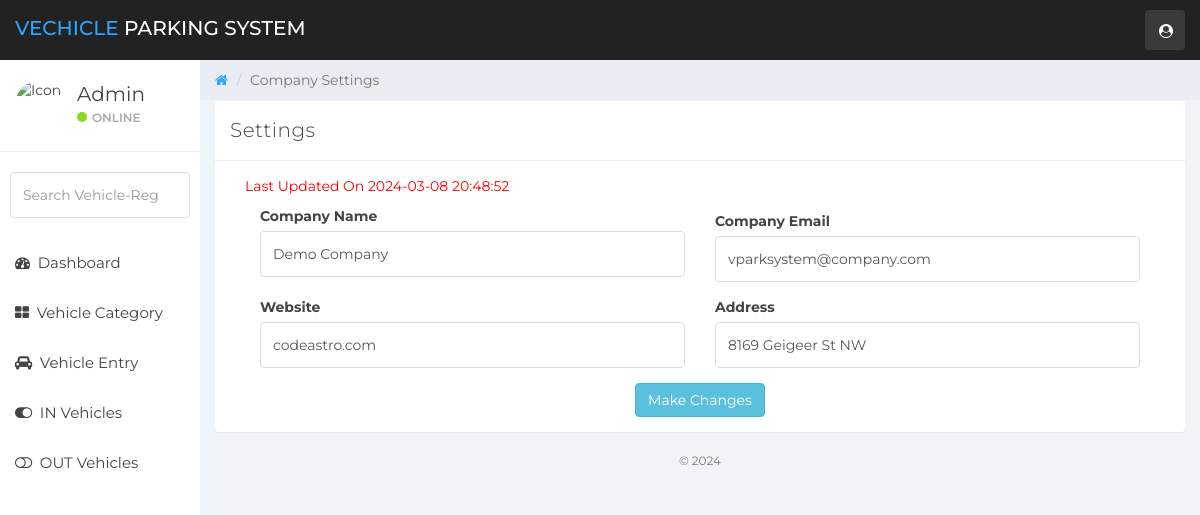
The app's page /setting.php (signed in) with its own data.
### tables this page shows
CREATE TABLE `settings` (
  `id` int(11) NOT NULL,
  `c_name` varchar(255) NOT NULL,
  `c_email` varchar(55) NOT NULL,
  `c_website` varchar(55) NOT NULL,
  `c_address` varchar(255) NOT NULL,
  `last_update` datetime NOT NULL DEFAULT CURRENT_TIMESTAMP
);

### setting.php (the view, shortened to what this page needs)
<?php
    include('includes/dbconn.php');
        if (strlen($_SESSION['vpmsaid']==0)) {
            header('location:logout.php');
        } else {
?>
<!DOCTYPE html>
<html>
<head>
	<link href="css/bootstrap.min.css" rel="stylesheet">
	<link href="css/font-awesome.min.css" rel="stylesheet">
	<link href="css/datepicker3.css" rel="stylesheet">
	<link href="css/styles.css" rel="stylesheet">
</head>
<body>
        <?php include 'includes/navigation.php' ?>
		<?php
		include 'includes/sidebar.php'
		?>
	<div class="col-sm-9 col-sm-offset-3 col-lg-10 col-lg-offset-2 main">
		<div class="row">
			<ol class="breadcrumb">
				<li><a href="dashboard.php">
					<em class="fa fa-home"></em>
				</a></li>
				<li class="active">Company Settings</li>
			</ol>
		</div>
		<div class="row">
			<div class="col-lg-12">
			</div>
		</div>
		<div class="panel panel-default">
					<div class="panel-heading">Settings</div>
					<div class="panel-body">
						<div class="col-md-12">
							<form method="POST">
								<div class="form-group">
                                <?php
                                $adminid=$_SESSION['vpmsaid'];
                                $ret=mysqli_query($con,"SELECT * from settings where ID='$adminid'");
                                while ($row=mysqli_fetch_array($ret)) {
                                ?>
                                <p style="color:red;"><?php echo "Last Updated On ", $row['last_update'];  ?></p>
                                <div class="col-lg-6">
									<label>Company Name</label>
									<input type="text" class="form-control" value="<?php  echo $row['c_name'];?>" name="cname" required>
								</div>
                                </div>
                                <div class="col-lg-6">
								<div class="form-group">
									<label>Company Email</label>
									<input type="email" class="form-control" value="<?php  echo $row['c_email'];?>" name="cemail" required>
								</div>
                                </div>
                                <div class="col-lg-6">
								<div class="form-group">
									<label>Website</label>
									<input type="text" class="form-control" name="cwebsite" value="<?php  echo $row['c_website'];?>" required>
								</div>
                                </div>
                                <div class="col-lg-6">
                                <div class="form-group">
									<label>Address</label>
									<input type="address" class="form-control" name="caddress" type="email" value="<?php  echo $row['c_address'];?>" required="true">
								</div>
                                </div>
                                    <center>
                                    <button type="submit" class="btn btn-info" name="set-settings">Make Changes</button>
                                    </center>
								</div>
                                <?php } ?>
						</div>
					</div>
        <?php include 'includes/footer.php'?>
	</div>
</body>
</html>
<?php }  ?>

### css/styles.css (style rules this page uses)
body { background: #f1f4f7; padding-top: 60px; font-size: 14px; color: #444444; font-family: "Montserrat", "Helvetica Neue", Helvetica, Arial, sans-serif; }
p { color: #777; }
a, a:hover, a:focus { color: #30a5ff; }
input.form-control { border: 1px solid #ddd; box-shadow: none; height: 46px; }
.panel { border: 0; }
.panel-heading { font-size: 20px; font-weight: 300; letter-spacing: 0.025em; height: 60px; line-height: 38px; }
.panel-default .panel-heading { background: #fff; border-bottom: 1px solid #e9ecf2; color: #444444; }
.breadcrumb { border-radius: 0; padding: 10px 15px 10px 15px; background: #e9ecf2; margin: 0; }

### records on screen
settings: last_update "2024-03-08 20:48:52", cname "Demo Company", cemail "vparksystem@company.com", cwebsite "codeastro.com", caddress "8169 Geigeer St NW"
